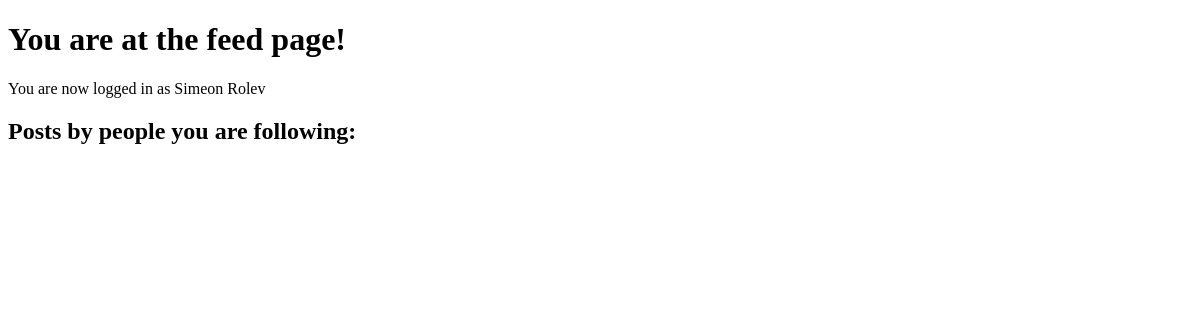
Before: /feed/ (signed in) with the older database file.
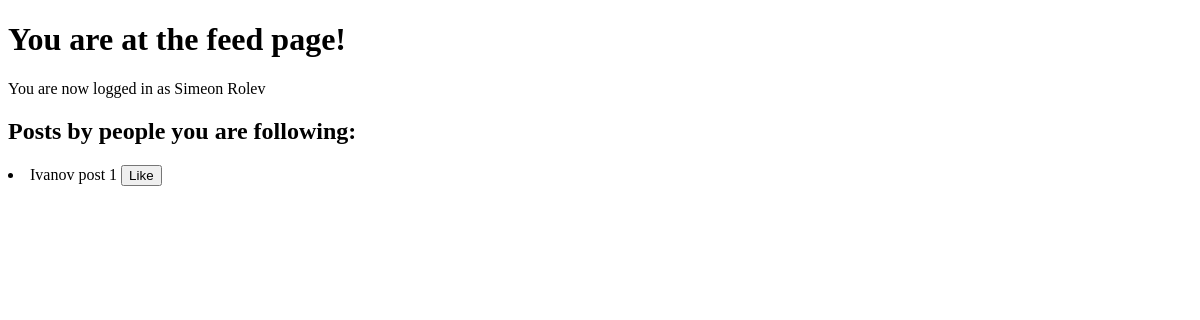
After: the same page with the newer database file.
### posts/models.py (models this page shows, shortened)
class TimeStampedModel(models.Model):
    created = models.DateTimeField(auto_now_add=True)
    modified = models.DateTimeField(auto_now=True)
    class Meta:
        abstract = True

@python_2_unicode_compatible
class Post(TimeStampedModel):
    posted_by = models.ForeignKey(settings.AUTH_USER_MODEL)
    content = models.TextField(max_length=1000)

### posts/views.py (the view)
# urls.py: url(r'^feed/$', views.feed, name='feed'),
def feed(request):
    logged_user = request.user
    context = {
        'user_name': logged_user.get_full_name(),
        'own_posts': Post.objects.filter(posted_by=logged_user.id),
        'posts_by_followed': Post.objects.filter(
            posted_by__in=[fol.user.id
                           for fol in logged_user.profile.follows.all()
                           ])
    }
    return render(request, 'posts/feed.html', context)

### posts/templates/posts/feed.html (shortened to what this page needs)
<!DOCTYPE html>
<html lang="en">
<head>
</head>
<body>
<h1> You are at the feed page! </h1>
<p> You are now logged in as {{ user_name }} </p>
<h2> Posts by people you are following: </h2>
{% for followed_post in posts_by_followed %}
    <li>{{ followed_post.content }}
        <input onClick="return like_dislike(this)" type="button" value="Like" id="like_button{{ forloop.counter }}"/>
    </li>
{% endfor %}
</body>
</html>

Changed rows visible on the page:
added Post: content "Ivanov post 1"
